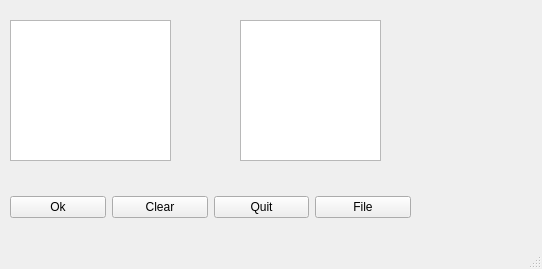
<?xml version="1.0" encoding="UTF-8"?>
<ui version="4.0">
 <class>MainWindow</class>
 <widget class="QMainWindow" name="MainWindow">
  <property name="geometry">
   <rect>
    <x>0</x>
    <y>0</y>
    <width>542</width>
    <height>269</height>
   </rect>
  </property>
  <property name="windowTitle">
   <string>MainWindow</string>
  </property>
  <property name="autoFillBackground">
   <bool>true</bool>
  </property>
  <widget class="QWidget" name="centralwidget">
   <widget class="QPlainTextEdit" name="plainTextEdit">
    <property name="geometry">
     <rect>
      <x>10</x>
      <y>20</y>
      <width>161</width>
      <height>141</height>
     </rect>
    </property>
    <property name="plainText">
     <string/>
    </property>
   </widget>
   <widget class="QPlainTextEdit" name="plainTextEdit_2">
    <property name="enabled">
     <bool>true</bool>
    </property>
    <property name="geometry">
     <rect>
      <x>240</x>
      <y>20</y>
      <width>141</width>
      <height>141</height>
     </rect>
    </property>
    <property name="cursor" stdset="0">
     <cursorShape>PointingHandCursor</cursorShape>
    </property>
    <property name="autoFillBackground">
     <bool>false</bool>
    </property>
    <property name="readOnly">
     <bool>true</bool>
    </property>
    <property name="plainText">
     <string/>
    </property>
    <property name="overwriteMode">
     <bool>false</bool>
    </property>
   </widget>
   <widget class="QWidget" name="layoutWidget">
    <property name="geometry">
     <rect>
      <x>10</x>
      <y>180</y>
      <width>401</width>
      <height>54</height>
     </rect>
    </property>
    <layout class="QHBoxLayout" name="horizontalLayout">
     <item>
      <widget class="QPushButton" name="pushButton">
       <property name="text">
        <string>Ok</string>
       </property>
      </widget>
     </item>
     <item>
      <widget class="QPushButton" name="pushButton_2">
       <property name="text">
        <string>Clear</string>
       </property>
      </widget>
     </item>
     <item>
      <widget class="QPushButton" name="pushButton_3">
       <property name="text">
        <string>Quit</string>
       </property>
      </widget>
     </item>
     <item>
      <widget class="QPushButton" name="pushButton_5">
       <property name="text">
        <string>File</string>
       </property>
      </widget>
     </item>
    </layout>
   </widget>
  </widget>
  <widget class="QMenuBar" name="menubar">
   <property name="geometry">
    <rect>
     <x>0</x>
     <y>0</y>
     <width>542</width>
     <height>21</height>
    </rect>
   </property>
  </widget>
  <widget class="QStatusBar" name="statusbar"/>
 </widget>
 <resources/>
 <connections/>
</ui>
